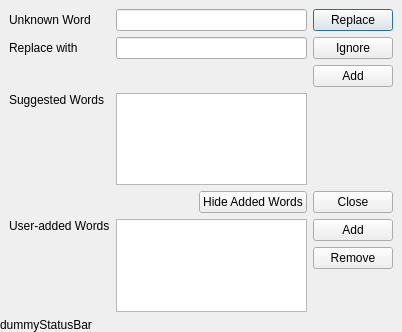
<?xml version="1.0" encoding="UTF-8"?>
<ui version="4.0">
 <class>SpellerDialog</class>
 <widget class="QDialog" name="SpellerDialog">
  <property name="geometry">
   <rect>
    <x>0</x>
    <y>0</y>
    <width>402</width>
    <height>332</height>
   </rect>
  </property>
  <property name="windowTitle">
   <string>Check Spelling</string>
  </property>
  <layout class="QVBoxLayout" name="verticalLayout" stretch="0,0">
   <property name="leftMargin">
    <number>0</number>
   </property>
   <property name="topMargin">
    <number>0</number>
   </property>
   <property name="rightMargin">
    <number>0</number>
   </property>
   <property name="bottomMargin">
    <number>0</number>
   </property>
   <item>
    <layout class="QGridLayout" name="gridLayout">
     <property name="leftMargin">
      <number>9</number>
     </property>
     <property name="topMargin">
      <number>9</number>
     </property>
     <property name="rightMargin">
      <number>9</number>
     </property>
     <item row="2" column="0">
      <widget class="QLabel" name="label">
       <property name="text">
        <string>Unknown Word</string>
       </property>
      </widget>
     </item>
     <item row="2" column="1">
      <widget class="QLineEdit" name="lineEditOriginal">
       <property name="readOnly">
        <bool>true</bool>
       </property>
      </widget>
     </item>
     <item row="3" column="1">
      <widget class="QLineEdit" name="lineEditNew"/>
     </item>
     <item row="3" column="0">
      <widget class="QLabel" name="label_2">
       <property name="text">
        <string>Replace with</string>
       </property>
      </widget>
     </item>
     <item row="6" column="0">
      <widget class="QLabel" name="label_3">
       <property name="text">
        <string>Suggested Words</string>
       </property>
       <property name="alignment">
        <set>Qt::AlignLeading|Qt::AlignLeft|Qt::AlignTop</set>
       </property>
      </widget>
     </item>
     <item row="2" column="2">
      <widget class="QPushButton" name="pushButtonReplace">
       <property name="text">
        <string>Replace</string>
       </property>
       <property name="default">
        <bool>true</bool>
       </property>
      </widget>
     </item>
     <item row="3" column="2">
      <widget class="QPushButton" name="pushButtonIgnore">
       <property name="text">
        <string>Ignore</string>
       </property>
      </widget>
     </item>
     <item row="4" column="2">
      <widget class="QPushButton" name="pushButtonAlwaysIgnore">
       <property name="text">
        <string>Add</string>
       </property>
      </widget>
     </item>
     <item row="6" column="1">
      <widget class="QListWidget" name="listSuggestions">
       <property name="modelColumn">
        <number>0</number>
       </property>
      </widget>
     </item>
     <item row="8" column="0">
      <widget class="QLabel" name="labelIgnoredWords">
       <property name="text">
        <string>User-added Words</string>
       </property>
       <property name="alignment">
        <set>Qt::AlignLeading|Qt::AlignLeft|Qt::AlignTop</set>
       </property>
      </widget>
     </item>
     <item row="8" column="1">
      <widget class="QListView" name="ignoreListView"/>
     </item>
     <item row="8" column="2">
      <layout class="QVBoxLayout" name="ignoreListButtonLayout">
       <item>
        <widget class="QPushButton" name="pushButtonAdd">
         <property name="text">
          <string>Add</string>
         </property>
         <property name="icon">
          <iconset>
           <normaloff>:/images/list-add.png</normaloff>:/images/list-add.png</iconset>
         </property>
        </widget>
       </item>
       <item>
        <widget class="QPushButton" name="pushButtonRemove">
         <property name="text">
          <string>Remove</string>
         </property>
         <property name="icon">
          <iconset>
           <normaloff>:/images/list-remove.png</normaloff>:/images/list-remove.png</iconset>
         </property>
        </widget>
       </item>
       <item>
        <widget class="QLabel" name="labelAsHideableSpacer">
         <property name="text">
          <string notr="true"/>
         </property>
        </widget>
       </item>
      </layout>
     </item>
     <item row="7" column="2">
      <widget class="QPushButton" name="okButton">
       <property name="text">
        <string>Close</string>
       </property>
      </widget>
     </item>
     <item row="7" column="1">
      <layout class="QHBoxLayout" name="horizontalLayout_2">
       <item>
        <spacer name="horizontalSpacer">
         <property name="orientation">
          <enum>Qt::Horizontal</enum>
         </property>
         <property name="sizeHint" stdset="0">
          <size>
           <width>40</width>
           <height>20</height>
          </size>
         </property>
        </spacer>
       </item>
       <item>
        <widget class="QPushButton" name="pushButtonIgnoreList">
         <property name="text">
          <string>Hide Added Words</string>
         </property>
         <property name="icon">
          <iconset resource="texstudio.qrc">
           <normaloff>:/images/up-arrow-circle-silver.png</normaloff>:/images/up-arrow-circle-silver.png</iconset>
         </property>
        </widget>
       </item>
      </layout>
     </item>
    </layout>
   </item>
   <item>
    <widget class="QLabel" name="dummyStatusBar">
     <property name="text">
      <string>dummyStatusBar</string>
     </property>
    </widget>
   </item>
  </layout>
 </widget>
 <resources>
  <include location="texstudio.qrc"/>
 </resources>
 <connections>
  <connection>
   <sender>okButton</sender>
   <signal>clicked()</signal>
   <receiver>SpellerDialog</receiver>
   <slot>accept()</slot>
   <hints>
    <hint type="sourcelabel">
     <x>278</x>
     <y>253</y>
    </hint>
    <hint type="destinationlabel">
     <x>96</x>
     <y>254</y>
    </hint>
   </hints>
  </connection>
 </connections>
</ui>
